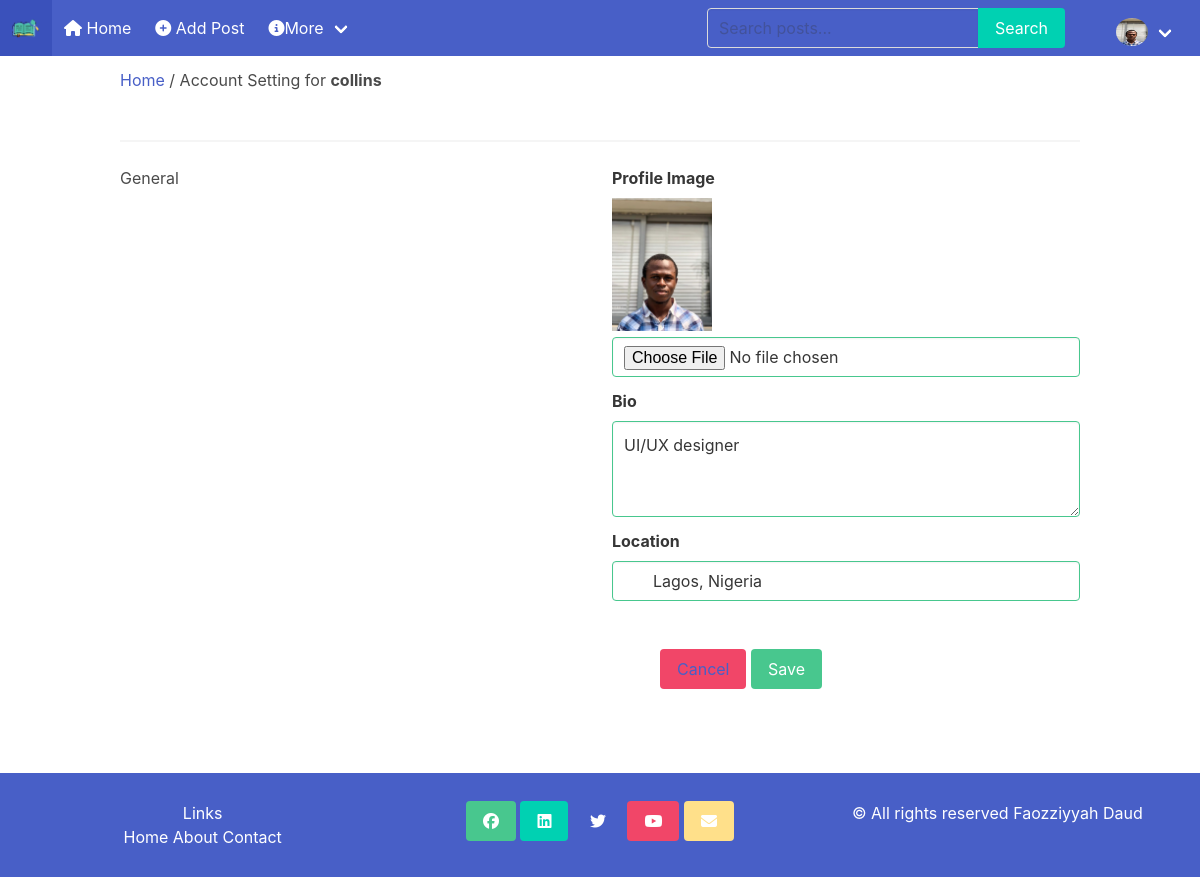
Screenshot of /settings (signed in) with the database file from the repository.
### blog/models.py (models this page shows, shortened)
class Profile(models.Model):
    user = models.ForeignKey(User, on_delete=models.CASCADE)
    id_user = models.IntegerField()
    bio = models.TextField(blank=True)
    profileimg = models.ImageField(upload_to='profile_images', default='blank-profile-picture.png')
    location = models.CharField(max_length=100, blank=True)

### blog/views.py (the view, shortened to what this page needs)
# urls.py: path('settings', views.settings, name='settings'),
@login_required(login_url='login_user')
def settings(request):
    user_profile = Profile.objects.get(user=request.user)
    return render(request, 'settings.html', {'user_profile': user_profile})

### templates/settings.html (shortened to what this page needs)
{% extends 'base.html' %}
{% block content %}
<div class="container" id="settings">
    <h1 class="text-2xl leading-none text-gray-900 tracking-tight mt-3"><a href="index">Home</a> / Account Setting for <b>{{user.username}}</b> </h1>
    <br>
    <hr>
    <div class="columns">
        <div class="column">
            <h3 class="text-xl mb-2"> General</h3>
        </div>
        <div class="column">
        <form action="" method="POST" enctype="multipart/form-data">
           <div class="">
                <div class="field">
                    <label for="" class="label"> Profile Image </label>
                    <div class="control">
                        <img width="100" height="100" src="{{user_profile.profileimg.url}}" />
                        <input class="input is-success" type="file" name="image" value="">
                    </div>
                </div>
                <div class="field">
                    <label for="bio" class="label">Bio</label>
                    <div class="control">
                        <textarea class="textarea is-success" name="bio" rows="3" id="bio">{{user_profile.bio}}</textarea>
                    </div>
                </div>
                <div class="field">
                    <label for="location" class="label">Location</label>
                    <div class="control has-icons-left has-icons-right">
                        <input class="input is-success" type="text" name="location" id="location" value="{{user_profile.location}}">
                    </div>
                </div>
           </div>
           <div class="bg-gray-10 p-6 pt-0 flex justify-end space-x-3">
               <button class="button is-danger" style="color: white;"> <a href="index">Cancel</a> </button>
               <button type="submit" class="button is-success"> Save </button>
           </div>
        </form>
        </div>
        </div>
        <br>
    </div>
{% endblock %}

### templates/base.html (shortened to what this page needs)
<!DOCTYPE html>
<html lang="en">
<head>
    <link rel="stylesheet" href="https://cdn.jsdelivr.net/npm/bulma@0.9.4/css/bulma.min.css">
    {% load static %}
    <link rel="stylesheet" href="{% static 'css/bulma.min.css' %}">
</head>
<body>
    <header>
        <nav class="navbar is-link" role="navigation" aria-label="main navigation">
            <div class="navbar-brand">
                <a class="navbar-item" href="{% url 'index' %}">
                    <img src="{% static 'images/dictionary.png' %}" width="" height="">
                </a>
            </div>
            <div id="navbarBasicExample" class="navbar-menu is-active">
                <div class="navbar-start">
                    {% if user.is_authenticated %}
                        <div class="navbar-item">
                            <a href="{% url 'index' %}" class="nava"><i class="fas fa-home"></i> Home </a>
                        </div>
                        <div class="navbar-item">
                            <a href="{% url 'add-post' %}" class="nava"><i class="fa fa-plus-circle" aria-hidden="true"></i> Add Post </a>
                        </div>
                    {% endif %}
                    <div class="navbar-item has-dropdown is-hoverable">
                        <a class="navbar-link"><i class="fa fa-info-circle" aria-hidden="true"></i> More </a>
                    </div>
                </div>
                <div class="navbar-end">
                    {% if user.is_authenticated %}
                        <form class="navbar-item" method="POST" action="{% url 'search-posts' %}">
                            <div class="field has-addons">
                                <div class="control">
                                  <input class="input" type="search" style="background-color: transparent;" placeholder="Search posts..." aria-label="Search" name="searched" />
                                </div>
                                <div class="control">
                                  <button class="button is-primary" type="submit"> Search </button>
                                </div>
                            </div>
                        </form>
                    {% endif %}
                    <div class="navbar-item">
                        <div class="buttons">
                            {% if user.is_authenticated %}
                                <div class="navbar-item has-dropdown is-hoverable">
                                    <a class="navbar-link">
                                        <img src="{{user_profile.profileimg.url}}" class="header-avatar" style="width: 32px; height: 32px; border-radius: 100%; margin-left: 15px;">
                                    </a>
                                </div>
                            {% endif %}
                        </div>
                    </div>
                </div>
            </div>
        </nav>
      </header>
      <main class="container-fluid">
        {% block content %}{% endblock %}
      </main>
      <footer class="columns" id="footer">
        <div class="column">
            <h5>Links</h5>
                <a href="{% url 'index' %}">Home</a>
                <a href="{% url 'about' %}">About</a>
                <a href="{% url 'about' %}">Contact</a>
        </div>
        <div class="column">
            <a class="button is-success" href="http://www.facebook.com/profile.php?id="><i class="fab fa-facebook"></i></a>
            <a class="button is-primary" href="http://www.linkedin.com/in/"><i class="fab fa-linkedin"></i></a>
            <a class="button is-link" href="http://twitter.com/"><i class="fab fa-twitter"></i></a>
            <a class="button is-danger" href="http://youtube.com/"><i class="fab fa-youtube"></i></a>
            <a class="button is-warning" href="mailto:"><i class="fas fa-envelope"></i></a>
        </div>
        <div class="column">
            <p>© All rights reserved {{ current_year }} Faozziyyah Daud</p>
        </div>
  </footer>
</body>
</html>

### templates/base.html (style rules this page uses)
.nava { color: white; }
#footer { background-color: #485fc7; color: #fff; padding: 1em; }
#footer .column { text-align: center; }
#footer a { text-decoration: none; color: #fff; }

### rows the page displays
Profile: profileimg (picture), bio "UI/UX designer", location "Lagos, Nigeria"

### other values shown
{{ user.username }} "collins"
